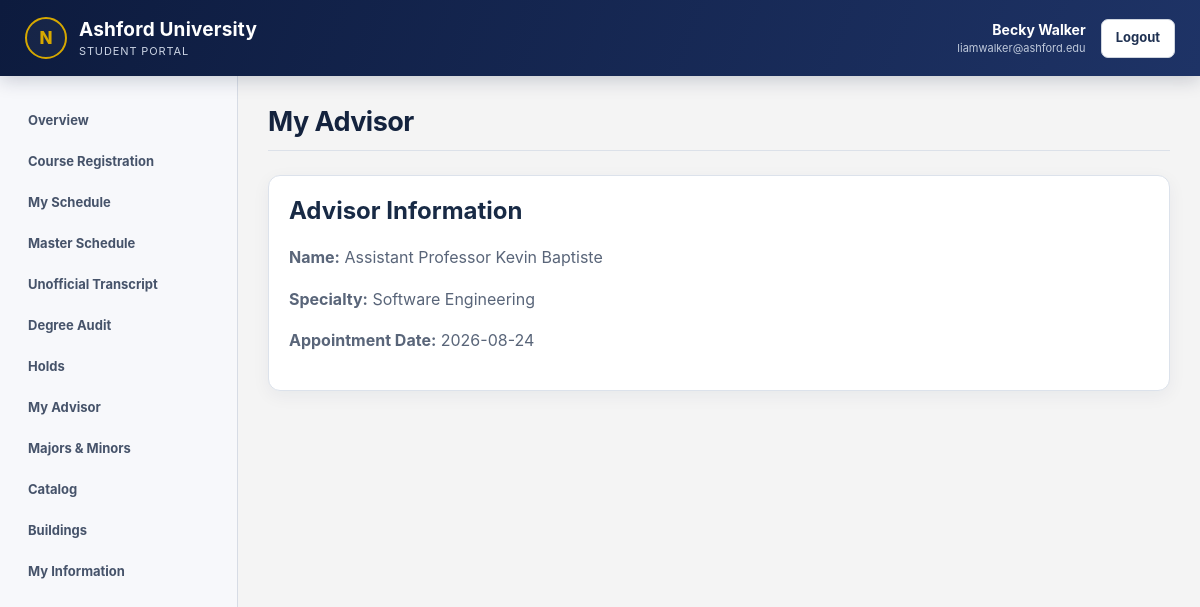
/student/advisor.php (signed in), run on the app's committed database.
### tables this page shows
CREATE TABLE `advisor` (
  `faculty_ID` int(11) NOT NULL,
  `faculty_Type` enum('Full-Time','Part-Time') NOT NULL DEFAULT 'Full-Time',
  `student_ID` int(11) NOT NULL,
  `date_Of_Appnt` date NOT NULL
);

CREATE TABLE `faculty` (
  `faculty_ID` int(11) NOT NULL,
  `user_Type` enum('Student','Faculty','Admin','StatStaff') NOT NULL DEFAULT 'Faculty',
  `office_ID` int(11) NOT NULL,
  `Specialty` varchar(100) NOT NULL,
  `faculty_Rank` varchar(50) NOT NULL,
  `faculty_Type` enum('Full-Time','Part-Time') NOT NULL,
  `no_of_Classes` int(11) NOT NULL DEFAULT 0
);

CREATE TABLE `user` (
  `user_ID` int(11) NOT NULL,
  `first_Name` varchar(50) NOT NULL,
  `middle_Name` varchar(50) DEFAULT NULL,
  `last_Name` varchar(50) NOT NULL,
  `gender` enum('Male','Female','Other') NOT NULL,
  `DOB` date NOT NULL,
  `street` varchar(100) NOT NULL,
  `city` varchar(50) NOT NULL,
  `state` varchar(50) NOT NULL,
  `zip_Code` varchar(10) NOT NULL,
  `user_Type` enum('Student','Faculty','Admin','StatStaff') NOT NULL
);

### includes/functions.php (called while the page is built, shortened)
<?php
function one(
    PDO $pdo,
    string $sql,
    array $params = []
): ?array {
    $stmt = $pdo->prepare($sql);
    bind_params($stmt, $params);
    $stmt->execute();
    $row = $stmt->fetch();
    if ($row) {
        return $row;
    }
    return null;
}
function bind_params(
    PDOStatement $stmt,
    array $params
): void {
    foreach ($params as $index => $value) {
        $type = is_int($value) ? PDO::PARAM_INT : PDO::PARAM_STR;
        $stmt->bindValue($index + 1, $value, $type);
    }
}
?>

### includes/auth.php (called while the page is built, shortened)
<?php
function e($value): string
{
    return htmlspecialchars(
        (string) $value,
        ENT_QUOTES,
        'UTF-8'
    );
}
?>

### student/advisor.php (the view, shortened to what this page needs)
<?php
require_once '../config/database.php';
require_once '../includes/layout.php';
require_once '../includes/functions.php';
$studentID = (int) $_SESSION['user_id'];
$sql = "SELECT
            User.first_Name,
            User.last_Name,
            Faculty.faculty_Rank,
            Faculty.Specialty,
            Advisor.date_Of_Appnt
        FROM Advisor
        JOIN User
            ON User.user_ID = Advisor.faculty_ID
        JOIN Faculty
            ON Faculty.faculty_ID = Advisor.faculty_ID
        WHERE Advisor.student_ID = ?
        LIMIT 1";
$advisor = one(
    $pdo,
    $sql,
    [$studentID]
);
?>
<div class="card">
    <h2>Advisor Information</h2>
    <?php if ($advisor): ?>
        <p>
            <strong>Name:</strong>
            <?= e(
                $advisor['faculty_Rank'] . ' ' .
                $advisor['first_Name'] . ' ' .
                $advisor['last_Name']
            ) ?>
        </p>
        <p>
            <strong>Specialty:</strong>
            <?= e($advisor['Specialty']) ?>
        </p>
        <p>
            <strong>Appointment Date:</strong>
            <?= e($advisor['date_Of_Appnt']) ?>
        </p>
    <?php else: ?>
        <p>
            No advisor has been assigned.
        </p>
    <?php endif; ?>
</div>

### assets/css/style.css (style rules this page uses)
:root { --ashford-navy: #0d1b3e; --ashford-blue: #1e3366; --ashford-gold: #d6a800; --ashford-light: #f4f7fb; --ashford-text: #172238; --ashford-muted: #667085; --ashford-border: #dce2eb; }
* { box-sizing: border-box; }
body { margin: 0; font-family: Inter, Arial, Helvetica, sans-serif; background-color: #f4f4f4; color: #222; }
h1, h2, h3 { margin-top: 0; }
.card { margin: 0; padding: 20px; border: 1px solid #dce2eb; border-radius: 12px; background: white; box-shadow: 0 5px 18px rgba(25, 39, 66, 0.055); }
.card h2, .card h3 { color: #182a45; }
.card p { color: #596579; line-height: 1.6; }

### data on the page
advisor: faculty_ID.last_Name "Assistant Professor Kevin Baptiste", faculty_ID.Specialty "Software Engineering", date_Of_Appnt "2026-08-24"

### other printed values
$portalName "STUDENT PORTAL"
$name "Becky Walker"
$email "liamwalker@ashford.edu"
$label "Overview"
$label "Course Registration"
$label "My Schedule"
$label "Master Schedule"
$label "Unofficial Transcript"
$label "Degree Audit"
$label "Holds"
$label "My Advisor"
$label "Majors & Minors"
$label "Catalog"
$label "Buildings"
$label "My Information"
